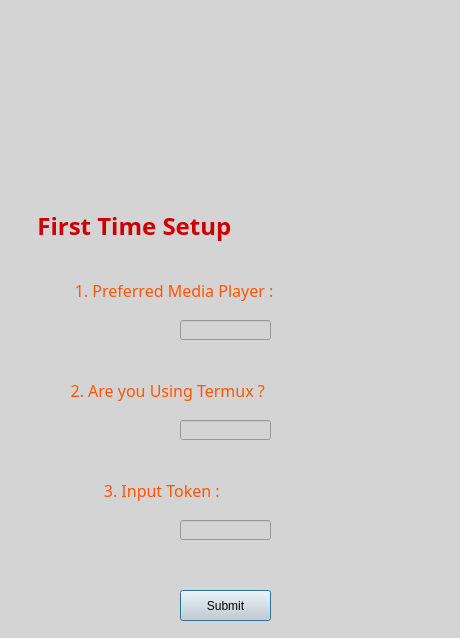
<?xml version="1.0" encoding="UTF-8"?>
<ui version="4.0">
 <class>Dialog</class>
 <widget class="QDialog" name="Dialog">
  <property name="geometry">
   <rect>
    <x>0</x>
    <y>0</y>
    <width>460</width>
    <height>638</height>
   </rect>
  </property>
  <property name="windowTitle">
   <string>Dialog</string>
  </property>
  <property name="styleSheet">
   <string notr="true">background-color: rgb(212, 212, 212);</string>
  </property>
  <widget class="QLabel" name="labelAnoboy">
   <property name="geometry">
    <rect>
     <x>0</x>
     <y>0</y>
     <width>461</width>
     <height>191</height>
    </rect>
   </property>
   <property name="styleSheet">
    <string notr="true">background-image:url(:/newPrefix/cats-c6511.jpg)</string>
   </property>
   <property name="text">
    <string/>
   </property>
   <property name="pixmap">
    <pixmap resource="Anoboy.qrc">:/newPrefix/cats-c6511.jpg</pixmap>
   </property>
   <property name="scaledContents">
    <bool>true</bool>
   </property>
  </widget>
  <widget class="QLabel" name="label_FirstTime">
   <property name="geometry">
    <rect>
     <x>0</x>
     <y>190</y>
     <width>461</width>
     <height>71</height>
    </rect>
   </property>
   <property name="font">
    <font>
     <family>Segoe Print</family>
     <pointsize>18</pointsize>
     <weight>75</weight>
     <bold>true</bold>
    </font>
   </property>
   <property name="styleSheet">
    <string notr="true">color: rgb(204, 0, 0);</string>
   </property>
   <property name="text">
    <string>      First Time Setup</string>
   </property>
  </widget>
  <widget class="QLabel" name="labelMediaP">
   <property name="geometry">
    <rect>
     <x>0</x>
     <y>270</y>
     <width>461</width>
     <height>41</height>
    </rect>
   </property>
   <property name="font">
    <font>
     <family>Tempus Sans ITC</family>
     <pointsize>12</pointsize>
    </font>
   </property>
   <property name="styleSheet">
    <string notr="true">color: rgb(255, 85, 0);</string>
   </property>
   <property name="text">
    <string>                  1. Preferred Media Player :</string>
   </property>
  </widget>
  <widget class="QLabel" name="labelTermux">
   <property name="geometry">
    <rect>
     <x>0</x>
     <y>370</y>
     <width>461</width>
     <height>41</height>
    </rect>
   </property>
   <property name="font">
    <font>
     <family>Tempus Sans ITC</family>
     <pointsize>12</pointsize>
    </font>
   </property>
   <property name="styleSheet">
    <string notr="true">color: rgb(255, 85, 0);</string>
   </property>
   <property name="text">
    <string>                 2. Are you Using Termux ?</string>
   </property>
  </widget>
  <widget class="QLabel" name="labelLogin">
   <property name="geometry">
    <rect>
     <x>0</x>
     <y>470</y>
     <width>461</width>
     <height>41</height>
    </rect>
   </property>
   <property name="font">
    <font>
     <family>Tempus Sans ITC</family>
     <pointsize>12</pointsize>
    </font>
   </property>
   <property name="styleSheet">
    <string notr="true">color: rgb(255, 85, 0);</string>
   </property>
   <property name="text">
    <string>                         3. Input Token :</string>
   </property>
  </widget>
  <widget class="QLineEdit" name="lineEdit">
   <property name="geometry">
    <rect>
     <x>180</x>
     <y>320</y>
     <width>91</width>
     <height>20</height>
    </rect>
   </property>
   <property name="styleSheet">
    <string notr="true"/>
   </property>
  </widget>
  <widget class="QLineEdit" name="lineEdit_2">
   <property name="geometry">
    <rect>
     <x>180</x>
     <y>420</y>
     <width>91</width>
     <height>20</height>
    </rect>
   </property>
   <property name="styleSheet">
    <string notr="true"/>
   </property>
  </widget>
  <widget class="QLineEdit" name="lineEdit_3">
   <property name="geometry">
    <rect>
     <x>180</x>
     <y>520</y>
     <width>91</width>
     <height>20</height>
    </rect>
   </property>
   <property name="styleSheet">
    <string notr="true"/>
   </property>
  </widget>
  <widget class="QPushButton" name="ButtonSubmit">
   <property name="geometry">
    <rect>
     <x>180</x>
     <y>590</y>
     <width>91</width>
     <height>31</height>
    </rect>
   </property>
   <property name="text">
    <string>Submit</string>
   </property>
  </widget>
 </widget>
 <resources>
  <include location="Anoboy.qrc"/>
 </resources>
 <connections/>
</ui>
